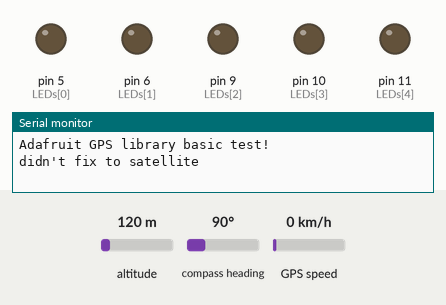
Recording of a sketch running on a simulated Arduino Mega 2560, built with avr-gcc and run on an emulated ATmega2560. Parts: output pins drawn as LEDs (lit = HIGH), the last lines printed to the serial monitor. The inputs (shaded band) are chosen by the test bench; at power-on: GPS speed 0 km/h, altitude 120 m, compass heading 90°. The GPS gets a fix after 3 s at 37.7749, -122.4194 with 8 satellites.

Above: at 2.2 s.
2.3 s: GPS speed set to 30 km/h
At 4.3 s:
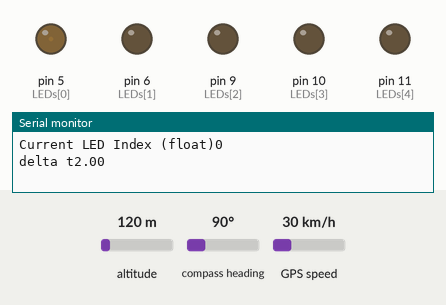
6.6 s: GPS speed set to 60 km/h
At 30.6 s:
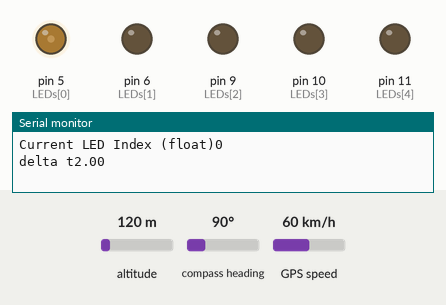
Timing chart, 0 to 33.5 s (numbered marks = the images above; inputs shaded):
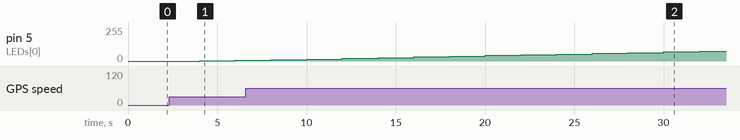

The sketch:

gps_led_bracelet.ino
```cpp
// Test code for Adafruit GPS modules using MTK3329/MTK3339 driver
//
// This code shows how to listen to the GPS module in an interrupt
// which allows the program to have more 'freedom' - just parse
// when a new NMEA sentence is available! Then access data when
// desired.
//
// Tested and works great with the Adafruit Ultimate GPS module
// using MTK33x9 chipset
//    ------> http://www.adafruit.com/products/746
// Pick one up today at the Adafruit electronics shop
// and help support open source hardware & software! -ada

#include <Adafruit_GPS.h>
#include <SoftwareSerial.h>

// If you're using a GPS module:
// Connect the GPS Power pin to 5V
// Connect the GPS Ground pin to ground
// If using software serial (sketch example default):
//   Connect the GPS TX (transmit) pin to Digital 3
//   Connect the GPS RX (receive) pin to Digital 2
// If using hardware serial (e.g. Arduino Mega):
//   Connect the GPS TX (transmit) pin to Arduino RX1, RX2 or RX3
//   Connect the GPS RX (receive) pin to matching TX1, TX2 or TX3

// If you're using the Adafruit GPS shield, change
// SoftwareSerial mySerial(3, 2); -> SoftwareSerial mySerial(8, 7);
// and make sure the switch is set to SoftSerial

// If using software serial, keep these lines enabled
// (you can change the pin numbers to match your wiring):
SoftwareSerial mySerial(3, 2);

Adafruit_GPS GPS(&mySerial);
// If using hardware serial (e.g. Arduino Mega), comment
// out the above six lines and enable this line instead:
//Adafruit_GPS GPS(&Serial1);


// Set GPSECHO to 'false' to turn off echoing the GPS data to the Serial console
// Set to 'true' if you want to debug and listen to the raw GPS sentences.
#define GPSECHO  false

// this keeps track of whether we're using the interrupt
// off by default!
boolean usingInterrupt = false;
void useInterrupt(boolean); // Func prototype keeps Arduino 0023 happy

// My initializations
float knotsToMPH = 1.15077945; // knots to mph
int hoursToSeconds = 3600; // hours to seconds
float delta_t;
float distanceTraveledInMiles = 0.0; //increases as user goes farther
// float speeds[10]; // array of speeds -- currently taken out
const int LEDs[5] = {5, 6, 9, 10, 11};
int currentLEDIndex = 0; //also used as the next mile counter -- just add 1 to it (ex. nextMile = currentLEDIndex+1)
const int minBrightness = 0;
const int maxBrightness = 255;
float brightness = 0.0;
int LEDsSize = sizeof(LEDs)/sizeof(int);

void setup()
{

  // connect at 115200 so we can read the GPS fast enough and echo without dropping chars
  // also spit it out
  Serial.begin(115200);
  Serial.println("Adafruit GPS library basic test!");

  // 9600 NMEA is the default baud rate for Adafruit MTK GPS's- some use 4800
  GPS.begin(9600);

  // uncomment this line to turn on RMC (recommended minimum) and GGA (fix data) including altitude
  GPS.sendCommand(PMTK_SET_NMEA_OUTPUT_RMCGGA);
  // uncomment this line to turn on only the "minimum recommended" data
  //GPS.sendCommand(PMTK_SET_NMEA_OUTPUT_RMCONLY);
  // For parsing data, we don't suggest using anything but either RMC only or RMC+GGA since
  // the parser doesn't care about other sentences at this time

  // Set the update rate
  GPS.sendCommand(PMTK_SET_NMEA_UPDATE_1HZ);   // 1 Hz update rate
  // For the parsing code to work nicely and have time to sort thru the data, and
  // print it out we don't suggest using anything higher than 1 Hz

  // Request updates on antenna status, comment out to keep quiet
  GPS.sendCommand(PGCMD_ANTENNA);

  // the nice thing about this code is you can have a timer0 interrupt go off
  // every 1 millisecond, and read data from the GPS for you. that makes the
  // loop code a heck of a lot easier!
  useInterrupt(true);

  delay(1000);
  // Ask for firmware version
  mySerial.println(PMTK_Q_RELEASE);

  //my code

  //Make pinmodes of LEDs as outputs
  for (int i=0; i<LEDsSize; i++) {
   pinMode(LEDs[i], OUTPUT);
  }

}


// Interrupt is called once a millisecond, looks for any new GPS data, and stores it
SIGNAL(TIMER0_COMPA_vect) {
  char c = GPS.read();
  // if you want to debug, this is a good time to do it!
#ifdef UDR0
  if (GPSECHO)
    if (c) UDR0 = c;
    // writing direct to UDR0 is much much faster than Serial.print
    // but only one character can be written at a time.
#endif
}

void useInterrupt(boolean v) {
  if (v) {
    // Timer0 is already used for millis() - we'll just interrupt somewhere
    // in the middle and call the "Compare A" function above
    OCR0A = 0xAF;
    TIMSK0 |= _BV(OCIE0A);
    usingInterrupt = true;
  } else {
    // do not call the interrupt function COMPA anymore
    TIMSK0 &= ~_BV(OCIE0A);
    usingInterrupt = false;
  }
}

uint32_t timer = millis();
void loop() {                   // run over and over again

  // in case you are not using the interrupt above, you'll
  // need to 'hand query' the GPS, not suggested :(
  if (! usingInterrupt) {
    // read data from the GPS in the 'main loop'
    char c = GPS.read();
    // if you want to debug, this is a good time to do it!
    if (GPSECHO)
      if (c) Serial.print(c);
  }

  // if a sentence is received, we can check the checksum, parse it...
  if (GPS.newNMEAreceived()) {
    // a tricky thing here is if we print the NMEA sentence, or data
    // we end up not listening and catching other sentences!
    // so be very wary if using OUTPUT_ALLDATA and trytng to print out data
    //Serial.println(GPS.lastNMEA());   // this also sets the newNMEAreceived() flag to false

    if (!GPS.parse(GPS.lastNMEA()))   // this also sets the newNMEAreceived() flag to false
      return;  // we can fail to parse a sentence in which case we should just wait for another
  }

  // if millis() or timer wraps around, we'll just reset it
  if (timer > millis())  timer = millis();

  // approximately every 2 seconds or so, print out the current stats
  if (millis() - timer > 2000) {
    delta_t = (millis() - timer)*0.001; // time between last reading and now (0.001 is to change from 1000 format to 1.000 format)
    timer = millis(); // reset the timer
    if (!GPS.fix) Serial.println("didn't fix to satellite");

    if (GPS.fix) {
//      distanceTraveledInMiles = GPS.speed*knotsToMPH/hoursToSeconds*delta_t;
        distanceTraveledInMiles = distanceTraveledInMiles+GPS.speed*knotsToMPH/hoursToSeconds*delta_t;
        Serial.print("Distance Traveled"); Serial.println(distanceTraveledInMiles);
        Serial.print("Speed (mph)"); Serial.println(GPS.speed*knotsToMPH);
        Serial.print("Brightness [float]"); Serial.println(brightness);
        Serial.print("Brightness [int]"); Serial.println((int) brightness);
        Serial.print("Current LED Index (float)"); Serial.println(currentLEDIndex);
        Serial.print("delta t"); Serial.println(delta_t);
        Serial.println(" ");

        //for LEDs

        brightness = maxBrightness*(distanceTraveledInMiles-currentLEDIndex);
        if ( currentLEDIndex < LEDsSize ) { // if you stil haven't met your millage goal
          if ( distanceTraveledInMiles >= (float) (currentLEDIndex+1) ) currentLEDIndex++;
          analogWrite(LEDs[currentLEDIndex], (int) brightness);
        }
        else { //if you have met your millage gaol
          while(true) {
            for (int i=0; i<LEDsSize; i++) analogWrite(LEDs[i], minBrightness);
            delay(500);
            for (int i=0; i<LEDsSize; i++) analogWrite(LEDs[i], maxBrightness);
            delay(500);
          }
        }

        //end LED code

    }

  }

}
```

Measured:
- after the input at 2.3 s, pin 5 (LEDs[0]): 0/255 → 2/255 after 1.7 s, → 5/255 2.0 s later
